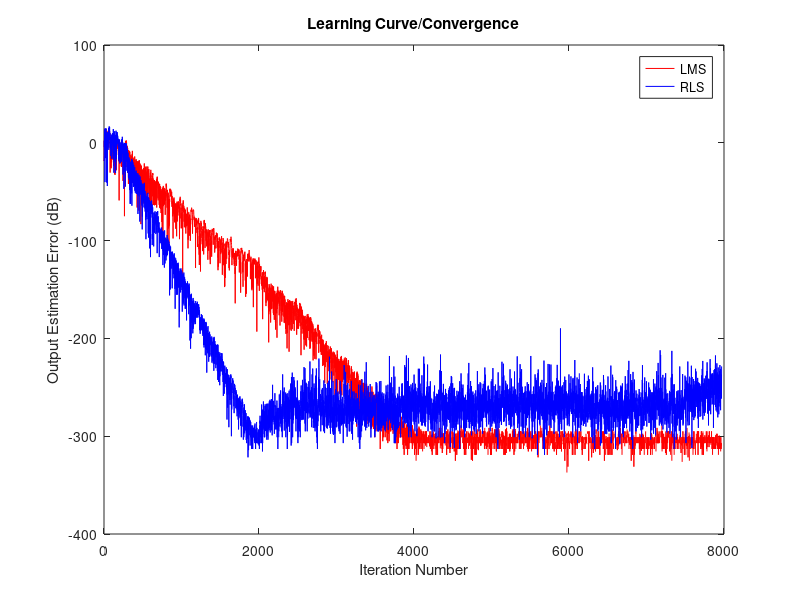
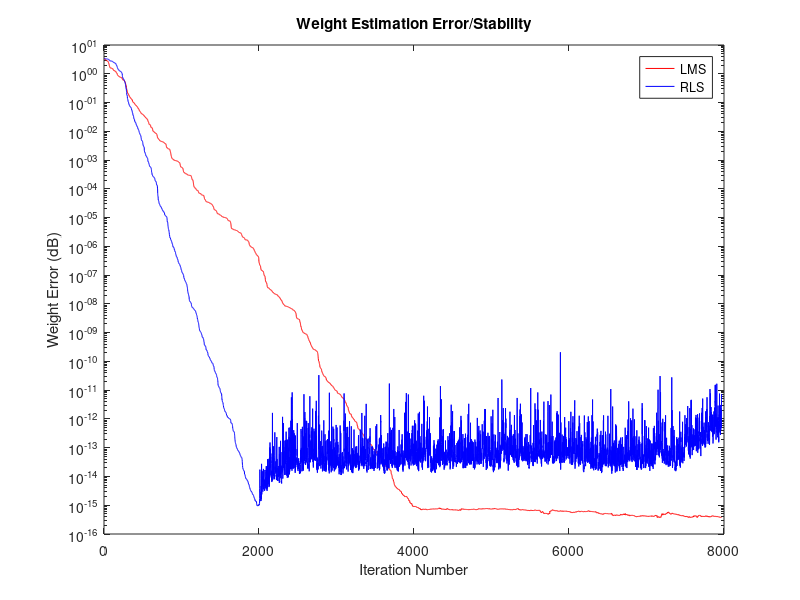

The MATLAB source for these figures, in order:
clc;
clear all;
close all;
% Initialization
randn('seed', 0); rand('seed', 0);
No_Data = 8000; Order = 32;

% Generate input signal and desired output
x = randn(No_Data, 1);
h = rand(Order, 1);
d = filter(h, 1, x);

% LMS Parameters
Mu = 0.01; 
w_LMS = zeros(Order, 1);
e_LMS = zeros(No_Data, 1);
w_err1 = zeros(No_Data, 1);

% RLS Parameters
Lambda = 0.98; Delta = 0.001; 
P = Delta * eye(Order);
w_RLS = zeros(Order, 1);
e_RLS = zeros(No_Data, 1);
w_err2 = zeros(No_Data, 1);

% Adaptive Filtering for LMS and RLS
for n = Order:No_Data
    u = x(n:-1:n-Order+1);
    
    % LMS
    d_hat_LMS = w_LMS' * u;
    e_LMS(n) = d(n) - d_hat_LMS;
    w_LMS = w_LMS + Mu * e_LMS(n) * u;
    w_err1(n) = norm(h - w_LMS);
    
    % RLS
    pi_ = P * u;
    k = Lambda + u' * pi_;
    K = pi_ / k;
    e_RLS(n) = d(n) - w_RLS' * u;
    w_RLS = w_RLS + K * e_RLS(n);
    P = (P - K * pi_') / Lambda;
    w_err2(n) = norm(h - w_RLS);
end

% Plot Learning Curve
figure;
plot(20 * log10(abs(e_LMS(Order:end))), 'r', 'DisplayName', 'LMS');
hold on;
plot(20 * log10(abs(e_RLS(Order:end))), 'b', 'DisplayName', 'RLS');
title('Learning Curve/Convergence');
xlabel('Iteration Number'); ylabel('Output Estimation Error (dB)');
legend; hold off;

% Plot Weight Estimation Error
figure;
semilogy(w_err1(Order:end), 'r', 'DisplayName', 'LMS');
hold on;
semilogy(w_err2(Order:end), 'b', 'DisplayName', 'RLS');
title('Weight Estimation Error/Stability');
xlabel('Iteration Number'); ylabel('Weight Error (dB)');
legend; hold off;
